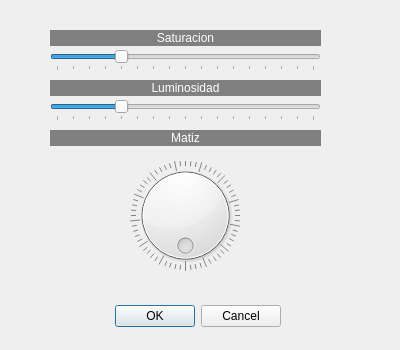
<?xml version="1.0" encoding="UTF-8"?>
<ui version="4.0">
 <class>matsatlum</class>
 <widget class="QDialog" name="matsatlum">
  <property name="windowModality">
   <enum>Qt::WindowModality::WindowModal</enum>
  </property>
  <property name="geometry">
   <rect>
    <x>0</x>
    <y>0</y>
    <width>400</width>
    <height>350</height>
   </rect>
  </property>
  <property name="windowTitle">
   <string>Matiz Luminosidad Saturacion</string>
  </property>
  <widget class="QDialogButtonBox" name="buttonBox">
   <property name="geometry">
    <rect>
     <x>80</x>
     <y>300</y>
     <width>201</width>
     <height>32</height>
    </rect>
   </property>
   <property name="orientation">
    <enum>Qt::Orientation::Horizontal</enum>
   </property>
   <property name="standardButtons">
    <set>QDialogButtonBox::StandardButton::Cancel|QDialogButtonBox::StandardButton::Ok</set>
   </property>
  </widget>
  <widget class="QLabel" name="label_3">
   <property name="geometry">
    <rect>
     <x>50</x>
     <y>130</y>
     <width>271</width>
     <height>16</height>
    </rect>
   </property>
   <property name="styleSheet">
    <string notr="true">background-color: rgb(128, 128, 128);
color: rgb(255, 255, 255);</string>
   </property>
   <property name="text">
    <string>Matiz</string>
   </property>
   <property name="alignment">
    <set>Qt::AlignmentFlag::AlignCenter</set>
   </property>
  </widget>
  <widget class="QSlider" name="horizontalSlider_2">
   <property name="geometry">
    <rect>
     <x>50</x>
     <y>100</y>
     <width>271</width>
     <height>21</height>
    </rect>
   </property>
   <property name="minimum">
    <number>0</number>
   </property>
   <property name="maximum">
    <number>400</number>
   </property>
   <property name="singleStep">
    <number>1</number>
   </property>
   <property name="value">
    <number>100</number>
   </property>
   <property name="orientation">
    <enum>Qt::Orientation::Horizontal</enum>
   </property>
   <property name="tickPosition">
    <enum>QSlider::TickPosition::TicksBelow</enum>
   </property>
   <property name="tickInterval">
    <number>25</number>
   </property>
  </widget>
  <widget class="QLabel" name="label">
   <property name="geometry">
    <rect>
     <x>50</x>
     <y>30</y>
     <width>271</width>
     <height>16</height>
    </rect>
   </property>
   <property name="styleSheet">
    <string notr="true">background-color: rgb(128, 128, 128);
color: rgb(255, 255, 255);</string>
   </property>
   <property name="text">
    <string>Saturacion</string>
   </property>
   <property name="alignment">
    <set>Qt::AlignmentFlag::AlignCenter</set>
   </property>
  </widget>
  <widget class="QLabel" name="label_2">
   <property name="geometry">
    <rect>
     <x>50</x>
     <y>80</y>
     <width>271</width>
     <height>16</height>
    </rect>
   </property>
   <property name="styleSheet">
    <string notr="true">background-color: rgb(128, 128, 128);
color: rgb(255, 255, 255);</string>
   </property>
   <property name="text">
    <string>Luminosidad</string>
   </property>
   <property name="alignment">
    <set>Qt::AlignmentFlag::AlignCenter</set>
   </property>
  </widget>
  <widget class="QSlider" name="horizontalSlider">
   <property name="geometry">
    <rect>
     <x>50</x>
     <y>50</y>
     <width>271</width>
     <height>21</height>
    </rect>
   </property>
   <property name="minimum">
    <number>0</number>
   </property>
   <property name="maximum">
    <number>400</number>
   </property>
   <property name="pageStep">
    <number>16</number>
   </property>
   <property name="value">
    <number>100</number>
   </property>
   <property name="orientation">
    <enum>Qt::Orientation::Horizontal</enum>
   </property>
   <property name="tickPosition">
    <enum>QSlider::TickPosition::TicksBelow</enum>
   </property>
   <property name="tickInterval">
    <number>25</number>
   </property>
  </widget>
  <widget class="QDial" name="dial">
   <property name="geometry">
    <rect>
     <x>120</x>
     <y>160</y>
     <width>131</width>
     <height>111</height>
    </rect>
   </property>
   <property name="maximum">
    <number>255</number>
   </property>
   <property name="wrapping">
    <bool>true</bool>
   </property>
   <property name="notchTarget">
    <double>4.000000000000000</double>
   </property>
   <property name="notchesVisible">
    <bool>true</bool>
   </property>
  </widget>
 </widget>
 <resources/>
 <connections>
  <connection>
   <sender>buttonBox</sender>
   <signal>accepted()</signal>
   <receiver>matsatlum</receiver>
   <slot>accept()</slot>
   <hints>
    <hint type="sourcelabel">
     <x>248</x>
     <y>254</y>
    </hint>
    <hint type="destinationlabel">
     <x>157</x>
     <y>274</y>
    </hint>
   </hints>
  </connection>
  <connection>
   <sender>buttonBox</sender>
   <signal>rejected()</signal>
   <receiver>matsatlum</receiver>
   <slot>reject()</slot>
   <hints>
    <hint type="sourcelabel">
     <x>316</x>
     <y>260</y>
    </hint>
    <hint type="destinationlabel">
     <x>286</x>
     <y>274</y>
    </hint>
   </hints>
  </connection>
 </connections>
</ui>
